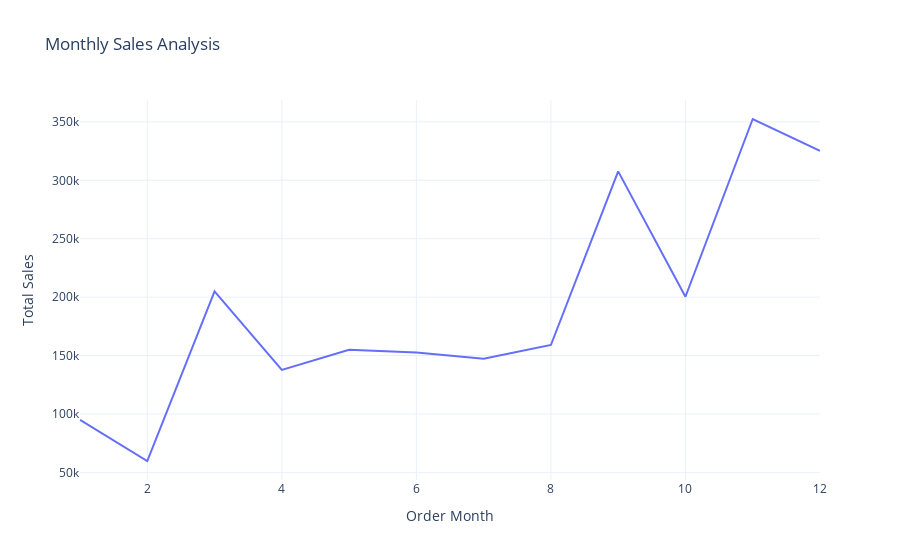

The code cell stored with this chart in its notebook:
### Code cell
# line chart for monthly sales
fig = px.line(sales_by_month, x='Order Month', y='Sales', title='Monthly Sales Analysis')
fig.update_layout(xaxis_title='Order Month', yaxis_title='Total Sales')

### Figure 1 — Plotly figure (JSON) as saved in the notebook; plotly's stock layout.template omitted (floating-point values rounded to 4 significant figures)
{"data": [{"hovertemplate": "Order Month=%{x}<br>Sales=%{y}<extra></extra>", "legendgroup": "", "line": {"color": "#636efa", "dash": "solid"}, "marker": {"symbol": "circle"}, "mode": "lines", "name": "", "orientation": "v", "showlegend": false, "type": "scatter", "x": [1, 2, 3, 4, 5, 6, 7, 8, 9, 10, 11, 12], "xaxis": "x", "y": [94920.0, 59750.0, 205000.0, 137800.0, 155000.0, 152700.0, 147200.0, 159000.0, 307600.0, 200300.0, 352500.0, 325300.0], "yaxis": "y"}], "layout": {"legend": {"tracegroupgap": 0}, "title": {"text": "Monthly Sales Analysis"}, "xaxis": {"anchor": "y", "domain": [0, 1], "title": {"text": "Order Month"}}, "yaxis": {"anchor": "x", "domain": [0, 1], "title": {"text": "Total Sales"}}}}
